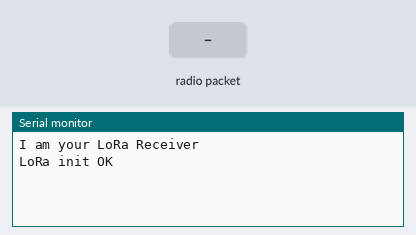
Recording of a sketch running on a simulated Arduino Uno, built with avr-gcc and run on an emulated ATmega328P. Parts: the last lines printed to the serial monitor. The test bench sets the inputs (shaded band). No radio packets arrive unless stated.

Above: at 1.2 s.
1.3 s: radio packet "1" arrives
At 2.0 s:
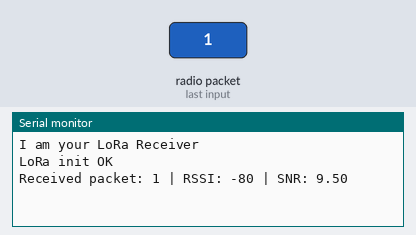
2.8 s: radio packet "0" arrives
At 3.2 s:
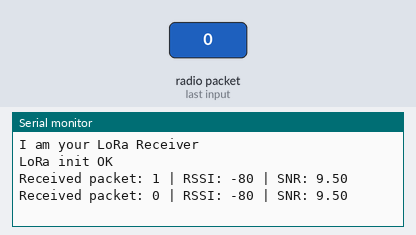
4.3 s: radio packet "2" arrives
At 5.5 s:
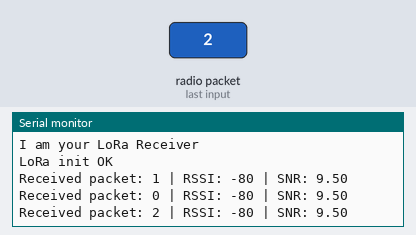

The sketch:

receiver.ino
```cpp
/*
Lora sender:
(component: HopeRFM95W)

This script receives messages over LoRa spreading factor 7
And prints them as Received packet: *message* | RSSI: *signal qaulity* | SNR:
*signal noise ratio*

Pinout:
-------
NSS / CS > D10 (When LOW → the SX1276 tranceiver listens to SPI // When HIGH →
the SX1276 tranceiver ignores SPI // The library pulls D10 LOW whenever it talks
to the radio.) RESET	> D9 (The SX1276 tranceiver does not reliably self-reset
// The library toggles this pin during LoRa.begin()) DIO0	> D2 (interrupt
line // The SX1276 raises DIO0 HIGH when a packet is fully received or a packet
finished transmitting) MOSI	> MOSI MISO	> MISO SCK	> SCK 3.3V
> 3.3V GND	> GND

[!] don't forget to connect an antenna to pin ANT [!]
-------
*/

#include <LoRa.h>
#include <SPI.h>

void setup() {
  Serial.begin(9600);
  while (!Serial);

  Serial.println("I am your LoRa Receiver");
  LoRa.setPins(10, 9, 2);  // NSS, RESET, DIO0

  // Chip: RFM95 W (SX1276)
  // Band: 868 MHz (EU / Belgium)
  // code > 868E6

  if (!LoRa.begin(868E6)) {
    Serial.println("Starting LoRa failed!");
    while (1);
  }

  // must match sender
  LoRa.setSpreadingFactor(7);
  LoRa.setSignalBandwidth(125E3);
  LoRa.setCodingRate4(5);

  Serial.println("LoRa init OK");
}

void loop() {
  int packetSize = LoRa.parsePacket();
  if (packetSize) {
    Serial.print("Received packet: ");

    while (LoRa.available()) {
      Serial.print((char)LoRa.read());
    }

    Serial.print(" | RSSI: ");
    Serial.print(LoRa.packetRssi());

    Serial.print(" | SNR: ");
    Serial.println(LoRa.packetSnr());
  }
}
```

Measured:
- after the input at 1.3 s, the serial monitor: prints a new line at once (image 1)
- after the input at 2.8 s, the serial monitor: prints a new line at once (image 2)
- after the input at 4.3 s, the serial monitor: prints a new line at once (image 3)
